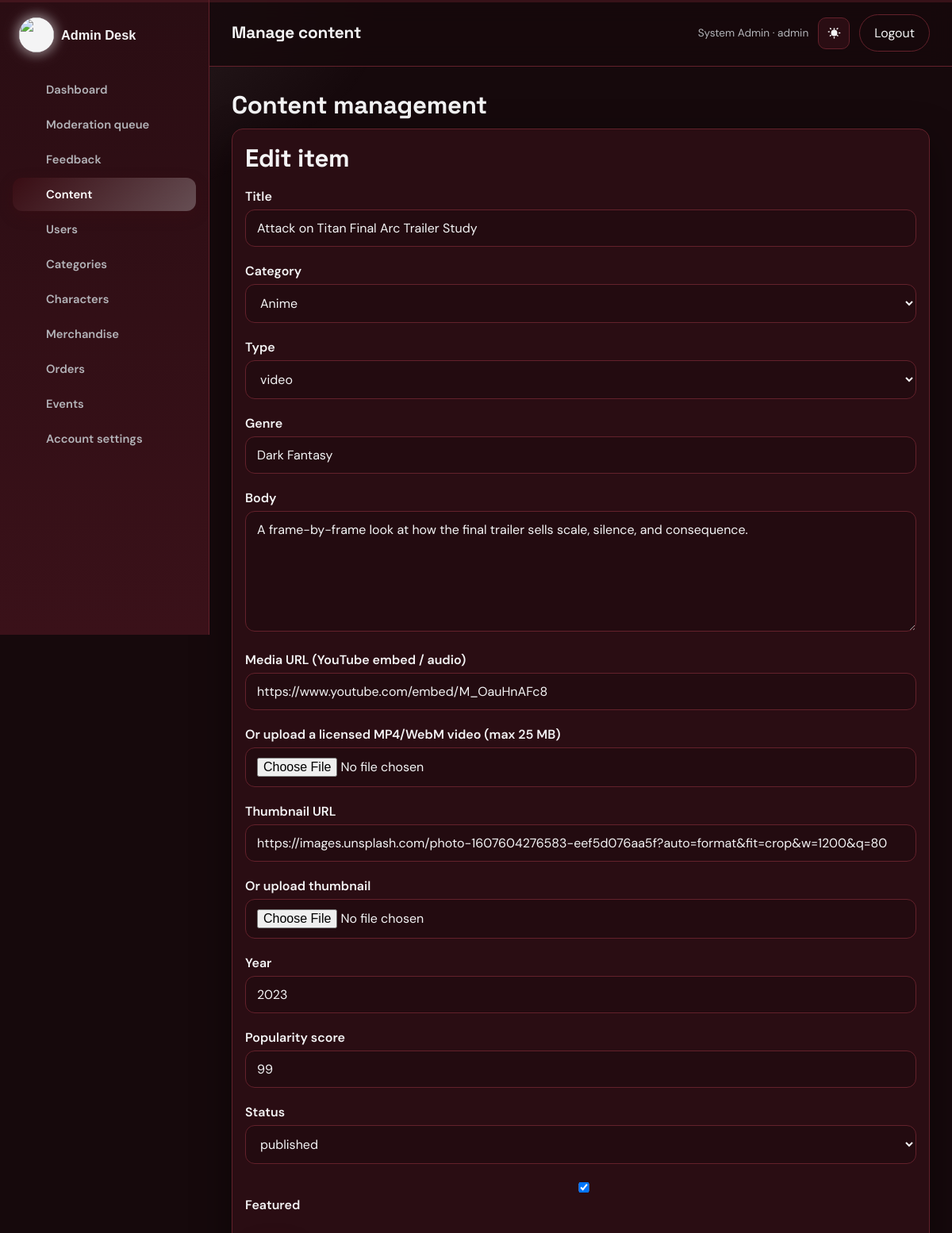
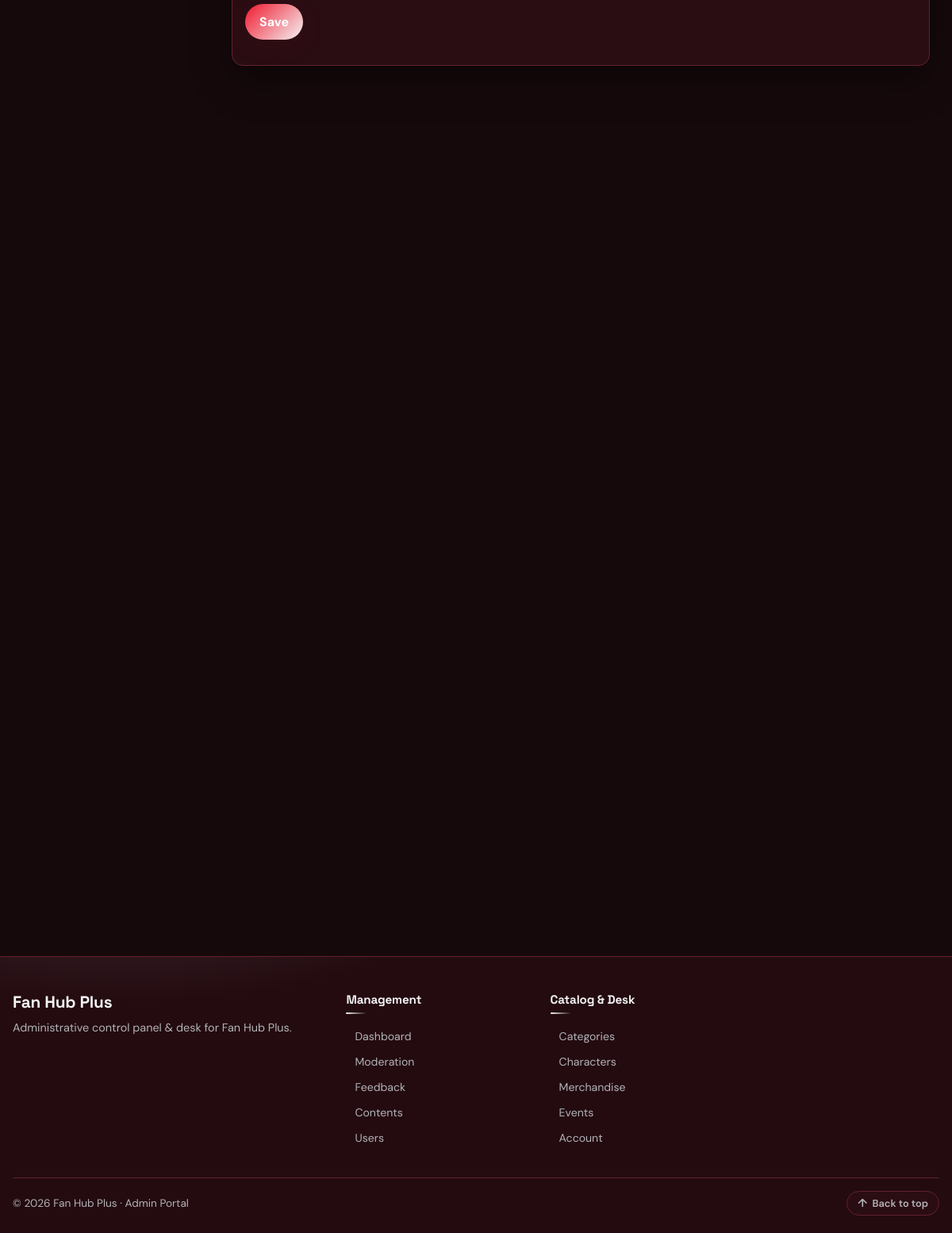
Screenshot of /admin/contents.php?id=2 (signed in) with the database file from the repository (2 pictures, top to bottom).
### tables this page shows
CREATE TABLE users (
  id INT UNSIGNED AUTO_INCREMENT PRIMARY KEY,
  name VARCHAR(120) NOT NULL,
  email VARCHAR(160) NOT NULL UNIQUE,
  password VARCHAR(255) NOT NULL,
  role ENUM('user','admin') NOT NULL DEFAULT 'user',
  avatar VARCHAR(255) DEFAULT '',
  favorite_categories VARCHAR(255) DEFAULT '',
  theme ENUM('dark','light') NOT NULL DEFAULT 'dark',
  font_size ENUM('sm','md','lg') NOT NULL DEFAULT 'md',
  created_at DATETIME NOT NULL
);

CREATE TABLE contents (
  id INT UNSIGNED AUTO_INCREMENT PRIMARY KEY,
  user_id INT UNSIGNED DEFAULT NULL,
  category_id INT UNSIGNED NOT NULL,
  title VARCHAR(200) NOT NULL,
  slug VARCHAR(220) NOT NULL,
  type ENUM('article','video','audio','explainer') NOT NULL DEFAULT 'article',
  genre VARCHAR(80) DEFAULT '',
  body TEXT,
  media_url VARCHAR(500) DEFAULT '',
  thumbnail VARCHAR(255) DEFAULT '',
  release_year INT DEFAULT NULL,
  popularity_score INT NOT NULL DEFAULT 0,
  featured TINYINT(1) NOT NULL DEFAULT 0,
  views INT NOT NULL DEFAULT 0,
  status ENUM('draft','pending','approved','rejected','published') NOT NULL DEFAULT 'published',
  created_at DATETIME NOT NULL,
  INDEX idx_category (category_id),
  INDEX idx_slug (slug),
  INDEX idx_popularity (popularity_score),
  INDEX idx_year (release_year),
  CONSTRAINT fk_contents_cat FOREIGN KEY (category_id) REFERENCES categories(id),
  CONSTRAINT fk_contents_user FOREIGN KEY (user_id) REFERENCES users(id)
);

CREATE TABLE categories (
  id INT UNSIGNED AUTO_INCREMENT PRIMARY KEY,
  name VARCHAR(80) NOT NULL,
  slug VARCHAR(80) NOT NULL UNIQUE,
  description TEXT,
  icon VARCHAR(40) DEFAULT ''
);

### includes/functions.php (called while the page is built, shortened)
<?php
require_once __DIR__ . '/../config/db.php';
function e($value)
{
    return htmlspecialchars((string) $value, ENT_QUOTES, 'UTF-8');
}
function site_base_path()
{
    static $base_path = null;
    if ($base_path !== null) {
        return $base_path;
    }
    $project_root = realpath(__DIR__ . '/..');
    $document_root = isset($_SERVER['DOCUMENT_ROOT']) ? realpath($_SERVER['DOCUMENT_ROOT']) : false;
    if ($project_root !== false && $document_root !== false) {
        $project_root = str_replace('\\', '/', $project_root);
        $document_root = rtrim(str_replace('\\', '/', $document_root), '/');
        if ($project_root === $document_root) {
            $base_path = '';
        } elseif (strpos($project_root, $document_root . '/') === 0) {
            $base_path = substr($project_root, strlen($document_root));
        } else {
            $base_path = '';
        }
        return $base_path;
    }
    $script_name = isset($_SERVER['SCRIPT_NAME']) ? str_replace('\\', '/', $_SERVER['SCRIPT_NAME']) : '';
    $admin_position = strpos($script_name, '/admin/');
    $base_path = $admin_position === false ? dirname($script_name) : substr($script_name, 0, $admin_position);
    $base_path = $base_path === '/' || $base_path === '.' ? '' : rtrim($base_path, '/');
    return $base_path;
}
function site_url($path = '')
{
    $path = (string) $path;
    $base_path = site_base_path();
    $absolute_path = '/' . ltrim($path, '/');
    return $base_path . $absolute_path;
}
function db_query($sql)
{
    global $conn;
    try {
        $result = mysqli_query($conn, $sql);
        return $result;
    } catch (\Throwable $e) {
        return false;
    }
}
function db_all($sql)
{
    $result = db_query($sql);
    $rows = array();
    if ($result) {
        while ($row = mysqli_fetch_assoc($result)) {
            $rows[] = $row;
        }
    }
    return $rows;
}
function db_one($sql)
{
    $rows = db_all($sql);
    if (count($rows) > 0) {
        return $rows[0];
    }
    return null;
}
function current_user()
{
    $id = (int) $_SESSION['user_id'];
    return db_one("SELECT * FROM users WHERE id = $id LIMIT 1");
}
function categories()
{
    return db_all("SELECT * FROM categories ORDER BY name ASC");
}
    ?>
    <?php
function content_types()
{
    return array('article', 'video', 'audio', 'explainer');
}

### admin/contents.php (the view, shortened to what this page needs)
<?php
require_once __DIR__ . '/../includes/functions.php';
$cats = categories();
$edit = null;
if (isset($_GET['id'])) {
    $eid = (int) $_GET['id'];
    $edit = db_one("SELECT * FROM contents WHERE id = $eid LIMIT 1");
}
$page_title = 'Manage content';
$active = 'contents';
require __DIR__ . '/../includes/admin_header.php';
?>
        <h2 style="margin-top:0">Content management</h2>
        <form class="card card-body" method="post" enctype="multipart/form-data">
            <h2><?php echo $edit ? 'Edit item' : 'New item'; ?></h2>
            <div class="form-row"><label>Title</label><input name="title" minlength="3" maxlength="200" pattern=".{3,200}" title="Title must be between 3 and 200 characters." required value="<?php echo $edit ? e($edit['title']) : ''; ?>"></div>
            <div class="form-row">
                <label>Category</label>
                <select name="category_id">
                    <?php foreach ($cats as $c) { ?>
                        <option value="<?php echo (int) $c['id']; ?>" <?php echo ($edit && (int) $edit['category_id'] === (int) $c['id']) ? 'selected' : ''; ?>><?php echo e($c['name']); ?></option>
                    <?php } ?>
                </select>
            </div>
            <div class="form-row">
                <label>Type</label>
                <select name="type">
                    <?php foreach (content_types() as $t) { ?>
                        <option <?php echo ($edit && $edit['type'] === $t) ? 'selected' : ''; ?>><?php echo e($t); ?></option>
                    <?php } ?>
                </select>
            </div>
            <div class="form-row"><label>Genre</label><input name="genre" value="<?php echo $edit ? e($edit['genre']) : ''; ?>"></div>
            <div class="form-row"><label>Body</label><textarea name="body" rows="6"><?php echo $edit ? e($edit['body']) : ''; ?></textarea></div>
            <div class="form-row"><label>Media URL (YouTube embed / audio)</label><input name="media_url" pattern="https?:\/\/.+" title="Media URL must begin with http:// or https://" placeholder="https://..." value="<?php echo $edit ? e($edit['media_url']) : ''; ?>"></div>
            <div class="form-row"><label>Or upload a licensed MP4/WebM video (max 25 MB)</label><input type="file" name="video_file" accept="video/mp4,video/webm"></div>
            <div class="form-row"><label>Thumbnail URL</label><input name="thumbnail" pattern="https?:\/\/.+" title="Thumbnail URL must begin with http:// or https://" placeholder="https://..." value="<?php echo $edit ? e($edit['thumbnail']) : ''; ?>"></div>
            <div class="form-row"><label>Or upload thumbnail</label><input type="file" name="thumb_file" accept="image/*"></div>
            <div class="form-row"><label>Year</label><input name="release_year" type="number" min="1900" max="2099" pattern="(19\d\d|20\d\d)" title="Year must be a valid 4-digit year." value="<?php echo $edit ? e($edit['release_year']) : date('Y'); ?>"></div>
            <div class="form-row"><label>Popularity score</label><input name="popularity_score" type="number" value="<?php echo $edit ? (int) $edit['popularity_score'] : 50; ?>"></div>
            <div class="form-row">
                <label>Status</label>
                <select name="status">
                    <?php foreach (array('draft', 'pending', 'approved', 'rejected', 'published') as $st) { ?>
                        <option <?php echo ($edit && $edit['status'] === $st) ? 'selected' : ''; ?>><?php echo e($st); ?></option>
                    <?php } ?>
                </select>
            </div>
            <label><input type="checkbox" name="featured" <?php echo ($edit && (int) $edit['featured'] === 1) ? 'checked' : ''; ?>> Featured</label>
            <p><button class="btn" type="submit">Save</button></p>
        </form>
<?php require __DIR__ . '/../includes/admin_footer.php'; ?>

### includes/admin_header.php (shortened to what this page needs)
<?php
require_once __DIR__ . '/functions.php';
$user = current_user();
$page_title = isset($page_title) ? $page_title : 'Admin';
$active = isset($active) ? $active : '';
$theme = 'dark';
$admin_links = array(
    array('key' => 'dashboard', 'href' => site_url('/admin/index.php'), 'label' => 'Dashboard'),
    array('key' => 'moderation', 'href' => site_url('/admin/moderation.php'), 'label' => 'Moderation queue'),
    array('key' => 'feedback', 'href' => site_url('/admin/feedback.php'), 'label' => 'Feedback'),
    array('key' => 'contents', 'href' => site_url('/admin/contents.php'), 'label' => 'Content'),
    array('key' => 'users', 'href' => site_url('/admin/users.php'), 'label' => 'Users'),
    array('key' => 'categories', 'href' => site_url('/admin/categories.php'), 'label' => 'Categories'),
    array('key' => 'characters', 'href' => site_url('/admin/characters.php'), 'label' => 'Characters'),
    array('key' => 'merch', 'href' => site_url('/admin/merch.php'), 'label' => 'Merchandise'),
    array('key' => 'orders', 'href' => site_url('/admin/orders.php'), 'label' => 'Orders'),
    array('key' => 'events', 'href' => site_url('/admin/events.php'), 'label' => 'Events'),
    array('key' => 'account', 'href' => site_url('/admin/account.php'), 'label' => 'Account settings'),
);
$admin_icons = array(
    'dashboard' => '<path d="M4 13h6V4H4v9Zm0 7h6v-5H4v5Zm10 0h6V11h-6v9Zm0-16v5h6V4h-6Z"/>',
    'moderation' => '<path d="M12 3 4 6v6c0 4.6 3.2 8.6 8 9.9 4.8-1.3 8-5.3 8-9.9V6l-8-3Zm-1.2 12.4-3.2-3.2 1.4-1.4 1.8 1.8 4.4-4.4 1.4 1.4-5.8 5.8Z"/>',
    'feedback' => '<path d="M4 4h16v12H8l-4 4V4Zm4 4v2h8V8H8Zm0 4v2h5v-2H8Z"/>',
    'contents' => '<path d="M6 3h9l5 5v13a1 1 0 0 1-1 1H6a1 1 0 0 1-1-1V4a1 1 0 0 1 1-1Zm8 1.5V9h4.5L14 4.5ZM8 13h8v1.6H8V13Zm0 3.4h8V18H8v-1.6ZM8 9.6h4v1.6H8V9.6Z"/>',
    'users' => '<path d="M12 12a4.5 4.5 0 1 0 0-9 4.5 4.5 0 0 0 0 9Zm0 2c-4 0-8 2-8 5v2h16v-2c0-3-4-5-8-5Z"/>',
    'categories' => '<path d="M4 4h7v7H4V4Zm9 0h7v7h-7V4ZM4 13h7v7H4v-7Zm9 0h7v7h-7v-7Z"/>',
    'characters' => '<path d="M12 2a5 5 0 0 1 5 5c0 2-1.1 3.6-2.7 4.5l.2 1.4 4 1.5c1 .4 1.5 1.2 1.5 2.2V20H8v-3.4c0-1 .6-1.8 1.5-2.2l4-1.5.2-1.4C12.1 10.6 11 9 11 7a5 5 0 0 1 1-3Z"/>',
    'merch' => '<path d="M7 4h10l1.5 3H5.5L7 4Zm-2 4h14l-1 12H6L5 8Zm5 3v6h4v-6h-4Z"/>',
    'orders' => '<path d="M7 18c-1.1 0-1.99.9-1.99 2S5.9 22 7 22s2-.9 2-2-.9-2-2-2zM1 2v2h2l3.6 7.59-1.35 2.45c-.16.28-.25.61-.25.96 0 1.1.9 2 2 2h12v-2H7.42c-.14 0-.25-.11-.25-.25l.03-.12.9-1.63h7.45c.75 0 1.41-.41 1.75-1.03l3.58-6.49A1.003 1.003 0 0 0 20 4H5.21l-.94-2H1zm16 16c-1.1 0-1.99.9-1.99 2s.89 2 1.99 2 2-.9 2-2-.9-2-2-2z"/>',
    'events' => '<path d="M7 2v2H5a2 2 0 0 0-2 2v2h18V6a2 2 0 0 0-2-2h-2V2h-2v2H9V2H7ZM3 10v9a2 2 0 0 0 2 2h14a2 2 0 0 0 2-2v-9H3Zm4 3h4v4H7v-4Z"/>',
    'account' => '<path d="M12 12a4.5 4.5 0 1 0 0-9 4.5 4.5 0 0 0 0 9Zm0 2c-4.4 0-8 2.2-8 5v2h16v-2c0-2.8-3.6-5-8-5Z"/>',
);
?>
<!DOCTYPE html>
<html lang="en" data-theme="<?php echo e($theme); ?>" data-font="md">
<head>
    <link rel="stylesheet" href="<?php echo e(site_url('/assets/css/app.css?v=' . filemtime(__DIR__ . '/../assets/css/app.css'))); ?>">
</head>
<body class="admin-body" id="top">
<div class="admin-shell">
    <aside class="admin-sidebar" id="adminSidebar">
        <a class="brand" href="<?php echo e(site_url('/admin/index.php')); ?>">
            <img class="brand-mark" src="<?php echo e(site_url('/assets/images/logo1.png')); ?>" alt="">
            <span>Admin <em>Desk</em></span>
        </a>
        <nav aria-label="Admin navigation">
            <?php foreach ($admin_links as $link) { ?>
                <a href="<?php echo e($link['href']); ?>" class="<?php echo $active === $link['key'] ? 'active' : ''; ?>">
                    <svg viewBox="0 0 24 24" fill="currentColor" aria-hidden="true"><?php echo $admin_icons[$link['key']]; ?></svg>
                    <span><?php echo e($link['label']); ?></span>
                </a>
            <?php } ?>
        </nav>
    </aside>
    <div class="admin-main">
        <header class="admin-topbar">
            <h1 class="admin-topbar-title"><?php echo e($page_title); ?></h1>
            <div class="who">
                <span class="meta"><?php echo e($user['name']); ?> · <?php echo e($user['role']); ?></span>
                <button type="button" class="icon-btn" id="themeToggle" aria-label="Switch to light theme" title="Toggle theme" aria-pressed="false">
                </button>
                <a class="btn-ghost" href="<?php echo e(site_url('/logout.php')); ?>">Logout</a>
            </div>
        </header>
        <main class="admin-page">

### rows the page displays
users: name "System Admin", role "admin"
contents: title "Attack on Titan Final Arc Trailer Study", category_id "Anime", genre "Dark Fantasy", body "A frame-by-frame look at how the final trailer sells scale, silence, and consequence.", media_url "https://www.youtube.com/embed/M_OauHnAFc8", thumbnail "https://images.unsplash.com/photo-1607604276583-eef5d076aa5f?auto=format&fit=crop&w=1200&q=80", release_year "2023", popularity_score "99", featured "☑"

### other values shown
$link['label'] "Dashboard"
$link['label'] "Moderation queue"
$link['label'] "Feedback"
$link['label'] "Content"
$link['label'] "Users"
$link['label'] "Categories"
$link['label'] "Characters"
$link['label'] "Merchandise"
$link['label'] "Orders"
$link['label'] "Events"
$link['label'] "Account settings"
$page_title "Manage content"
form field type "video"
form field status "published"
